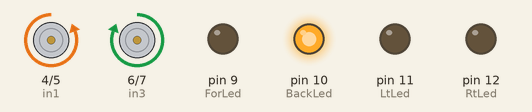
This sketch was run on a simulated Arduino Uno, built with avr-gcc and run on an emulated ATmega328P. Shown: motor-driver pin pairs drawn as motors (green arrow = first pin HIGH = forward, orange = second pin HIGH = backward, longer = more drive), output pins drawn as LEDs (lit = HIGH). Random numbers use the default seed unless the sketch sets one.

Above: at 0.1 s.
At 5.1 s:
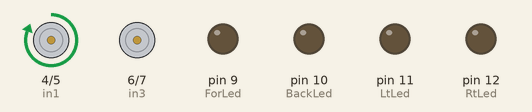
At 10.1 s:
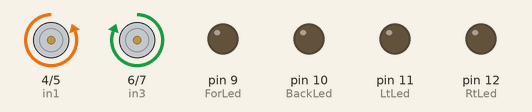
At 19.2 s:
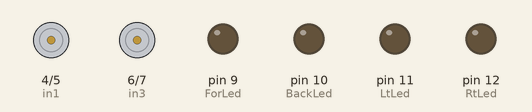
At 27.3 s:
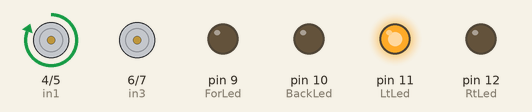
At 38.4 s:
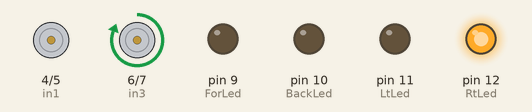
Timing chart, 0 to 40.0 s (numbered marks = the images above):
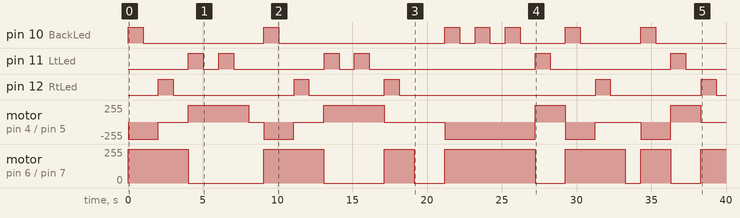

Measured:
- by itself, pin 10 (BackLed): LOW → HIGH at 0.02 s, → LOW 1.0 s later, → HIGH 8.1 s later, → LOW 1.0 s later, … (14 changes in this stretch)
- by itself, pin 11 (LtLed): LOW → HIGH at 4.0 s, → LOW 1.0 s later, → HIGH 1.0 s later, → LOW 1.0 s later, … (12 changes in this stretch)
- by itself, pin 12 (RtLed): LOW → HIGH at 2.0 s, → LOW 1.0 s later, → HIGH 8.1 s later, → LOW 1.0 s later, … (10 changes in this stretch)
- by itself, motor on pin 6 (in3) / pin 7 (in4): stopped → forward 255/255 at 0.00 s, → stopped 4.0 s later, → forward 255/255 5.0 s later, → stopped 4.0 s later, … (13 changes in this stretch)
- by itself, motor on pin 4 (in1) / pin 5 (in2): stopped → backward 255/255 at 0.00 s, → stopped 2.0 s later, → forward 255/255 2.0 s later, → stopped 4.0 s later, … (15 changes in this stretch)

The sketch:

CrazyCar.ino
```cpp
#define in1 4
#define in2 5
#define in3 6
#define in4 7
#define ForLed 9
#define BackLed 10
#define LtLed 11
#define RtLed 12

void setup() {
  // put your setup code here, to run once:
pinMode(in1, OUTPUT);
pinMode(in2, OUTPUT);
pinMode(in3, OUTPUT);
pinMode(in4, OUTPUT);
pinMode(ForLed, OUTPUT);
pinMode(BackLed, OUTPUT);
pinMode(LtLed, OUTPUT);
pinMode(RtLed, OUTPUT);
}

void loop() {
  // put your main code here, to run repeatedly:
int mov= random()%5;
if(mov == 1){
  forward();
  delay(15);
  digitalWrite(ForLed,HIGH);
    delay(1000);
    digitalWrite(ForLed,LOW);
    delay(1000);
  }
  else if(mov == 2){
    backward();
    delay(15);
    digitalWrite(BackLed,HIGH);
    delay(1000);
    digitalWrite(BackLed,LOW);
    delay(1000);
    }
    else if(mov == 3){
      left();
      delay(15);
      digitalWrite(LtLed,HIGH);
    delay(1000);
    digitalWrite(LtLed,LOW);
    delay(1000);
      }
      else if(mov == 4){
        right();
        delay(15);
        digitalWrite(RtLed,HIGH);
    delay(1000);
    digitalWrite(RtLed,LOW);
    delay(1000);
        }
        else{
          Stop();
          delay(15);
          digitalWrite(ForLed,LOW);
          digitalWrite(BackLed,LOW);
          digitalWrite(LtLed,LOW);
           digitalWrite(RtLed,LOW);
           delay(1000);
          }
         // delay(1000);
}
void forward(){
  digitalWrite(in1,HIGH);
  digitalWrite(in2,LOW);
  digitalWrite(in3,LOW);
  digitalWrite(in4,HIGH);
  }
void backward(){
  digitalWrite(in1,LOW);
  digitalWrite(in2,HIGH);
  digitalWrite(in3,HIGH);
  digitalWrite(in4,LOW);
  }
void left(){
  digitalWrite(in1,HIGH);
  digitalWrite(in2,LOW);
  digitalWrite(in3,LOW);
  digitalWrite(in4,LOW);
  }
void right(){
  digitalWrite(in1,LOW);
  digitalWrite(in2,LOW);
  digitalWrite(in3,HIGH);
  digitalWrite(in4,LOW);
  }
  void Stop(){
    digitalWrite(in1,LOW);
  digitalWrite(in2,LOW);
  digitalWrite(in3,LOW);
  digitalWrite(in4,LOW);
    }
```
